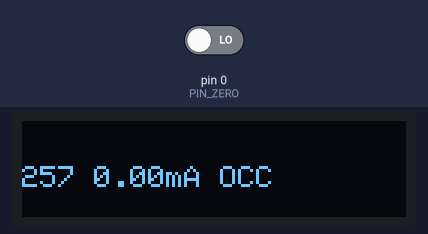
Simulated run of this sketch. Board: Arduino Uno, built with avr-gcc and run on an emulated ATmega328P. Shown: 128×32 one-colour display. The test bench sets the inputs (shaded band); at power-on: pin 0 (PIN_ZERO) LOW.

Above: at 3.1 s.

The sketch:

model-railway-ct-reader.ino
```cpp
#include <Adafruit_GFX.h>
#include <Adafruit_SSD1306.h>

#define SCREEN_WIDTH 128
#define SCREEN_HEIGHT 32
#define OLED_RESET -1
#define RED 0xF800
#define GREEN 0x07E0
#define CT_RATIO 1000    // current transformer ratio 1000/1 = 1000
#define SHUNT_RES 40     // shunt resistor connected to CT secondary = 40 Ohm
#define REF_VOLTAGE 1024 // reference voltage for ADC, in millivolts

static const uint8_t PIN_COUNT = 19;
static const uint8_t PIN_ZERO = 0;
static const uint8_t PIN_OFFSET = 0;

Adafruit_SSD1306 display(SCREEN_WIDTH, SCREEN_HEIGHT, &Wire, OLED_RESET);

// variables
const uint16_t printDelay = 500;
uint64_t lastPrint;
uint16_t i;
uint8_t j, lastPrintedReader = PIN_ZERO + PIN_OFFSET;
const uint16_t samples = 256;
uint16_t r_array[samples];
float readerVals[PIN_COUNT];

void setup() {
  if (!display.begin(SSD1306_SWITCHCAPVCC, 0x3C)) {
    for (;;)
      ;
  }

  display.clearDisplay();
  display.setTextSize(1);
  display.setTextColor(WHITE);
  display.setCursor(5, 15);
  display.print("ready!");
  display.display();
  delay(3000);

  for (i = 0; i < PIN_COUNT; i++) {
    pinMode(PIN_ZERO + PIN_OFFSET + i, INPUT);
  }
}

void loop() {
  for (i = 0; i < PIN_COUNT; i++) {
    readerVals[i] = read_rms(PIN_ZERO + PIN_OFFSET + i);
  }

  if (millis() - lastPrint > printDelay) {
    lastPrint = millis();

    if (lastPrintedReader++ >= PIN_COUNT) {
      lastPrintedReader = 0;
    }

    display.clearDisplay();
    display.setTextSize(1);
    display.setTextColor(WHITE);
    display.setCursor(0, 15);
    display.print(PIN_ZERO + PIN_OFFSET + i);
    display.print(" ");
    display.print(readerVals[i], 2);
    display.print("mA ");
    if (readerVals[i] > 0)
      display.print("OCC");
    else
      display.print("UNOCC");
    display.display();
  }
}

float read_rms(uint8_t pin) {
  float dc_offset = 0;
  float rms = 0;

  for (i = 0; i < samples; i++) {
    r_array[i] = 0;
  }

  // read voltage at INPUT_CHANNEL 'n' times and save data to 'r_array'
  for (i = 0; i < samples; i++) {
    // adding another 2 bits using oversampling technique
    for (j = 0; j < 16; j++) {
      r_array[i] += digitalRead(pin);
    }
    r_array[i] /= 4;
  }

  // calculate signal average value (DC offset)
  for (i = 0; i < samples; i++) {
    dc_offset += r_array[i];
  }

  dc_offset = dc_offset / samples;

  // calculate AC signal RMS value
  for (i = 0; i < samples; i++) {
    if (abs(r_array[i] - dc_offset) > 3)
      rms += sq(r_array[i] - dc_offset);
  }

  rms = rms / samples;

  // calculate Arduino analog channel input RMS voltage in millivolts
  rms = sqrt(rms) * REF_VOLTAGE /
        4096; // 4096 is max digital value for 12-bit number (oversampled ADC)

  // calculate current passing through the shunt resistor by applying Ohm's Law
  // (in milli Amps)
  rms = rms / SHUNT_RES;
  // now we can get current passing through the CT in milli Amps
  return rms * CT_RATIO;
}
```
